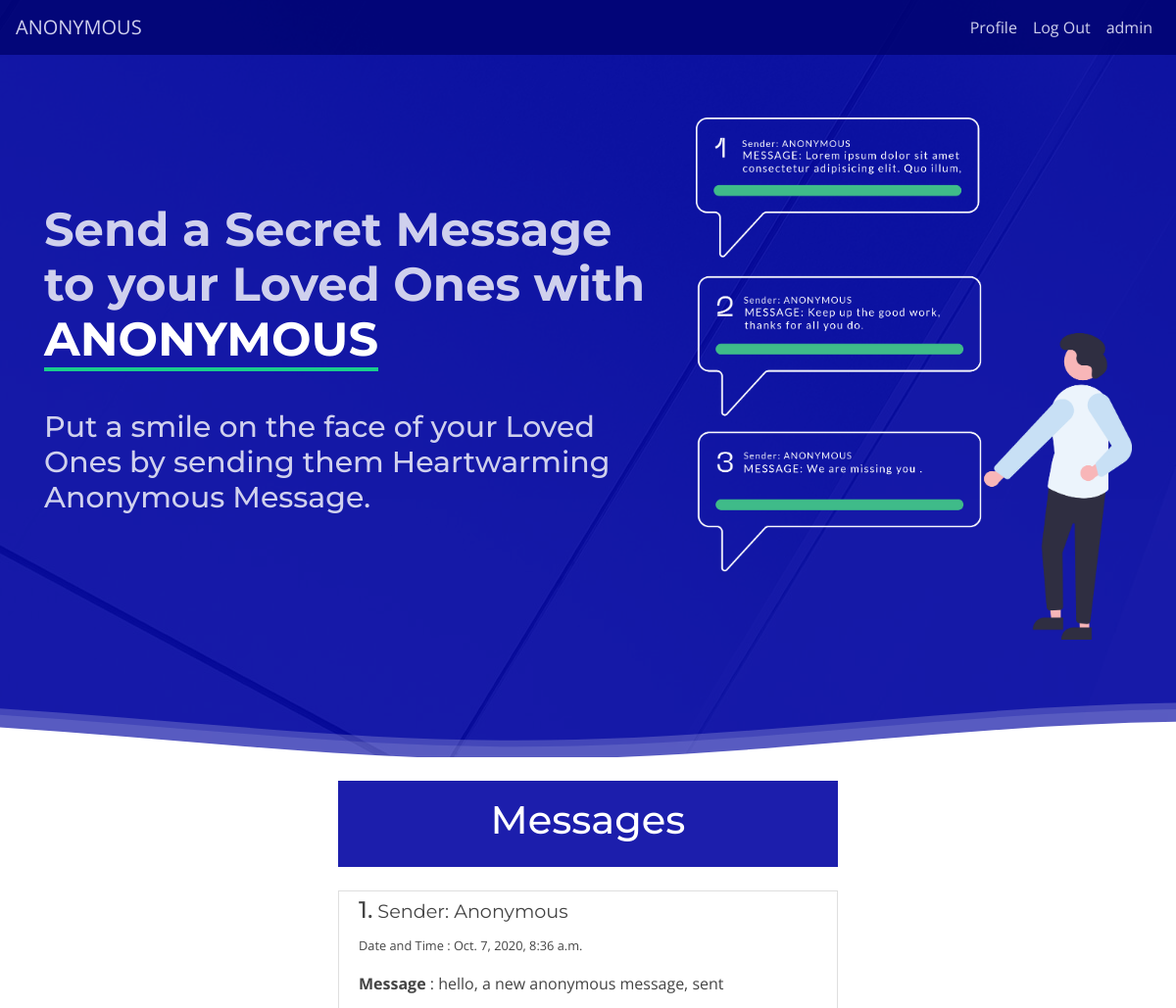
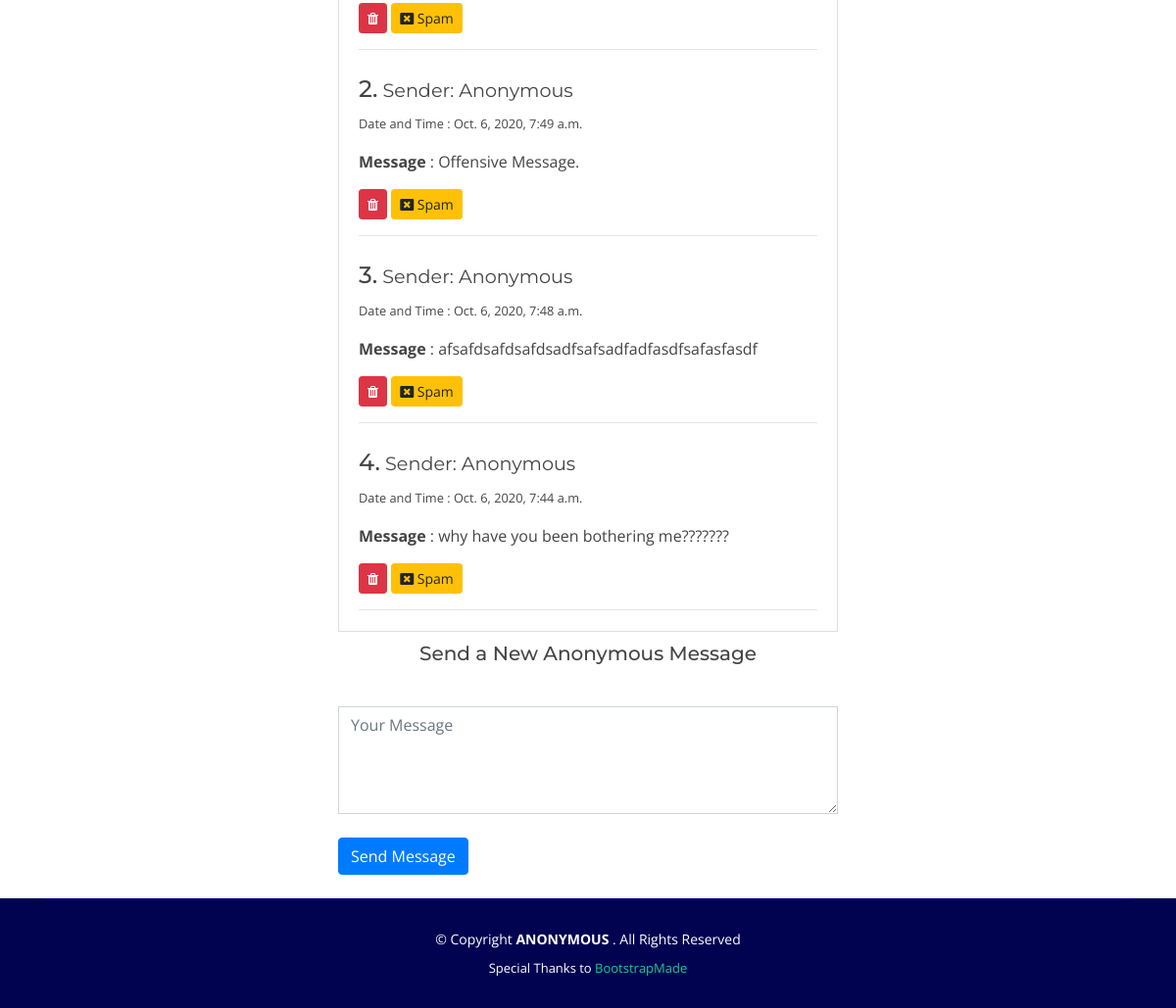
/message/admin/ (signed in), run on the app's committed database (2 pictures, top to bottom).
### website/models.py (models this page shows, shortened)
class Message(models.Model):
    user = models.ForeignKey(settings.AUTH_USER_MODEL, on_delete=models.CASCADE)
    name = models.CharField(max_length=50)
    created = models.DateTimeField(auto_now_add=True)
    message = models.TextField()
    class Meta:
        ordering = ('-created',)

### website/views.py (the view)
# urls.py: path('message/<str:user>/', views.user_message, name='message'),
def user_message(request, user):
    user_name = get_object_or_404(User, username=user)
    user_messages = Message.objects.filter(user=user_name)
    new_message = None
    if request.method == 'POST':
        name = request.POST['username']
        message = request.POST['message']
        new_message = Message.objects.create(user=user_name, name=name, message=message)
        new_message.save()
    return render(request, 'website/message.html', {'user_messages': user_messages,
                                                    'user_name': user_name,})

### website/templates/website/message.html (shortened to what this page needs)
{% extends 'website/base.html' %}
{% load static %}
{% block content %}<br>
<div class="container">
<div class="col-md-6 offset-md-3">
    <span class="d-block p-3 text-white" style="background-color:rgba(4, 6, 163, 0.9);"><h1 class="text-center">Messages</h1></span><br>
        <div class="card rounded-0">
    {% for message in user_messages %}
                <div class="card-body" style="padding-top:5px; padding-bottom:5px;">
                  <h4>{{forloop.counter}}.<small>&nbsp;Sender: {{ message.name }}</small></h4>
                  <p><small>Date and Time  : {{message.created}}</small></p>
                  <p class="card-text"><strong>Message</strong> : {{message.message}}</p>
                  {% if user_name == request.user %}
                     <a href="{% url 'delete_message' message.id %}"><button class="btn btn-danger btn-sm"><i class="fa fa-trash" aria-hidden="true"></i></button></a>
                     <a href="{% url 'spam_message' message.id %}"><button class="btn btn-warning btn-sm"><i class="fa fa-window-close" aria-hidden="true"></i>&nbsp;Spam</button></a>
                  {% endif %}   <hr>
                </div>
    {% endfor %}</div>
<form method="POST">
        <h5 class="text-center" style="padding:10px;">Send a New Anonymous Message</h3>
        <br>
                <textarea class="form-control rounded-0" name='message' placeholder="Your Message" rows="4" maxlength="100"></textarea>
              <br>
        <input type="submit" class="btn btn-primary" value="Send Message">
    </form></div></div><br>
{% endblock content %}

### website/templates/website/header.html (shortened to what this page needs)
{% load static %}
<header id="header" class="fixed-top d-flex align-items-center header-transparent">
    <div class="container d-flex align-items-center">
      <nav class="navbar navbar-expand-lg  navbar-expand fixed-top" style="background-color: #01036f; opacity: 0.8 ;">
        <a class="navbar-brand text-white" href="{% url 'home' %}">ANONYMOUS</a>
        <div class="collapse navbar-collapse" id="navbarSupportedContent">
          <ul class="navbar-nav ml-auto">
            {% if user.is_authenticated %}
            <li class="nav-item">
              <a class="nav-link text-white" href="{% url 'profile' %}">Profile</a>
            </li>
            <li class="nav-item">
              <a class="nav-link text-white" href="{% url 'logout' %}">Log Out</a>
            </li>
            <li class="nav-item">
              <a class="nav-link text-white" disabled>{{user.username}}</a>
            </li>
            {% endif %}
          </ul>
        </div>
      </nav>
    </div>
  </header>
<section id="hero">
  <div class="container">
    <div class="row">
      <div class="col-lg-7 pt-5 pt-lg-0 order-2 order-lg-1 d-flex align-items-center">
        <div data-aos="zoom-out">
          <h1>Send a Secret Message to your Loved Ones with <span>ANONYMOUS</span></h1><br>
          <h2>Put a smile on the face of your Loved Ones by sending them Heartwarming Anonymous Message.</h2>
        </div>
      </div>
      <div class="col-lg-5 order-1 order-lg-2 hero-img" data-aos="zoom-out" data-aos-delay="300">
        <img src="{% static 'Anonymous/img/hero-img2.png' %}" class="img-fluid animated" alt="">
      </div>
    </div>
  </div>
</section>

### static/Anonymous/css/style.css (style rules this page uses)
body { font-family: "Open Sans", sans-serif; color: #444444; }
a { color: #1acc8d; }
h1, h2, h3, h4, h5, h6 { font-family: "Montserrat", 'serif'; }
#header { height: 80px; transition: all 0.5s; z-index: 997; transition: all 0.5s; background: rgba(1, 4, 136, 0.9); }
#header.header-transparent { background: transparent; }
#hero { width: 100%; background: url("../img/hero-bg.jpg"); position: relative; padding: 120px 0 0 0; }
#hero:before { content: ""; background: rgba(2, 5, 161, 0.91); position: absolute; bottom: 0; top: 0; left: 0; right: 0; }
#hero h1 { margin: 0 0 20px 0; font-size: 48px; font-weight: 700; line-height: 56px; color: rgba(255, 255, 255, 0.8); }
#hero h1 span { color: #fff; border-bottom: 4px solid #1acc8d; }
#hero h2 { color: rgba(255, 255, 255, 0.8); margin-bottom: 40px; font-size: 30px; }
#hero .animated { animation: up-down 2s ease-in-out infinite alternate-reverse both; }
@media (min-width: 1024px) { #hero { background-attachment: fixed; } }
.hero-waves { display: block; margin-top: 60px; width: 100%; height: 60px; z-index: 5; position: relative; }
section { padding: 60px 0; overflow: hidden; }

### data on the page
Message: name "Anonymous", created "Oct. 7, 2020, 8:36 a.m.", message "hello, a new anonymous message, sent"
Message: name "Anonymous", created "Oct. 6, 2020, 7:49 a.m.", message "Offensive Message."
Message: name "Anonymous", created "Oct. 6, 2020, 7:48 a.m.", message "afsafdsafdsafdsadfsafsadfadfasdfsafasfasdf"
Message: name "Anonymous", created "Oct. 6, 2020, 7:44 a.m.", message "why have you been bothering me???????"

### other printed values
{{ user.username }} "admin"
